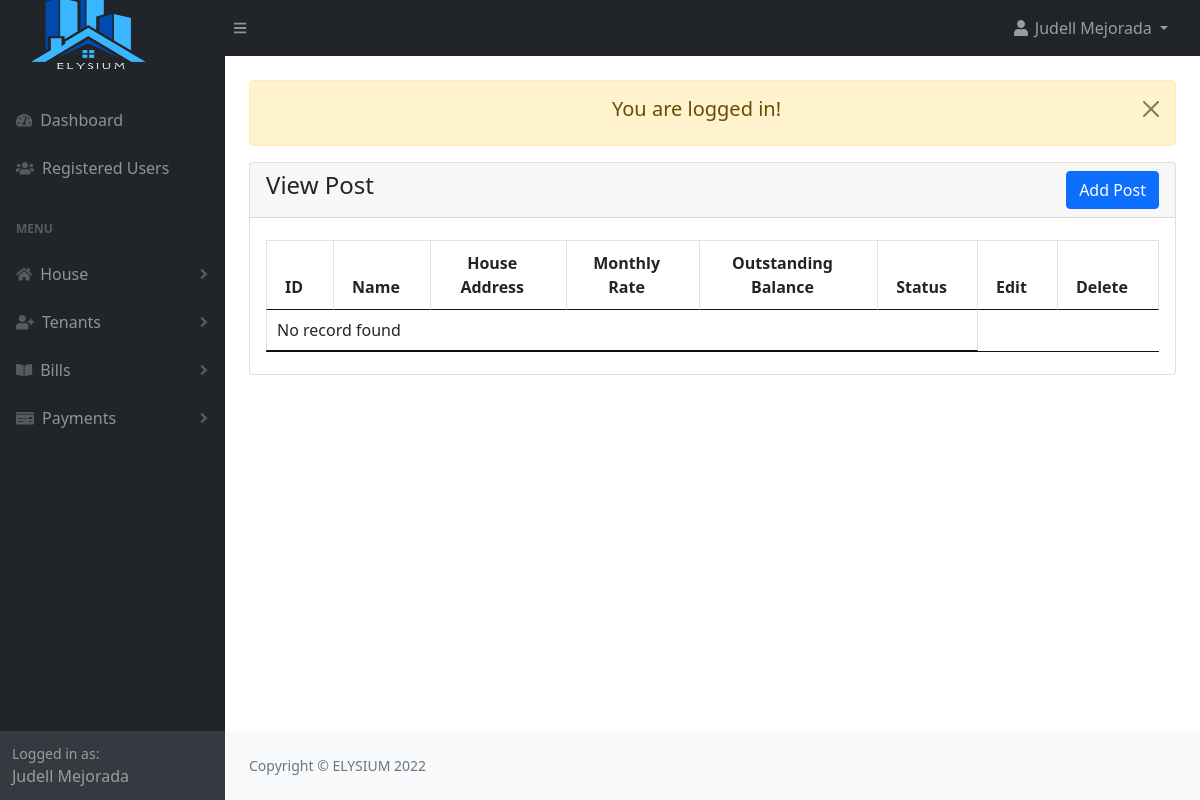
The app's page /admin/tenant.php (signed in), older data.
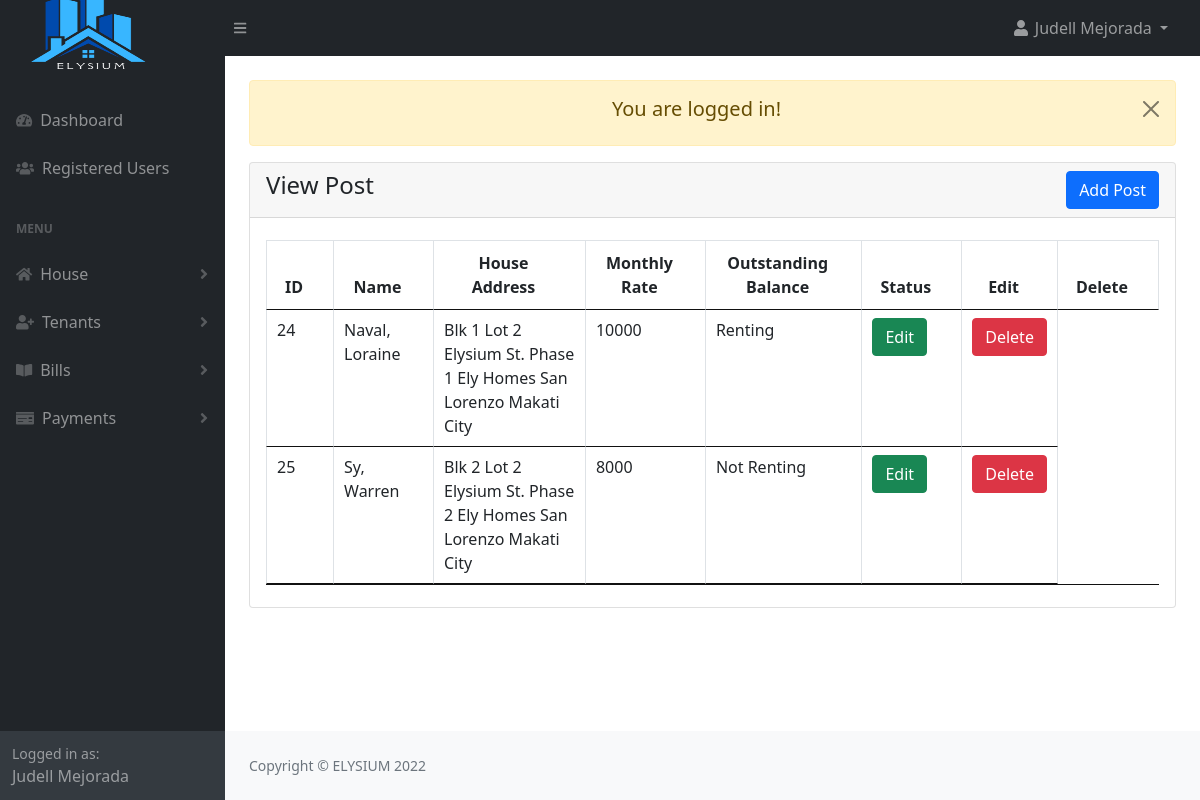
The same page, newer data.
### tables this page shows
CREATE TABLE `tenant` (
  `tenant_id` int(199) NOT NULL,
  `users_id` int(199) NOT NULL,
  `house_id` int(200) NOT NULL,
  `tenant_status` tinyint(1) NOT NULL DEFAULT 0 COMMENT '0-inactive, 1-active, 2-deleted',
  `date_in` timestamp NOT NULL DEFAULT current_timestamp()
);

CREATE TABLE `house` (
  `house_id` int(11) NOT NULL,
  `house_address` varchar(199) NOT NULL,
  `house_price` int(20) NOT NULL,
  `house_desc` text DEFAULT NULL,
  `house_status` tinyint(1) NOT NULL DEFAULT 0 COMMENT '0-invisible, 1-visible, 2-delete',
  `added_date` timestamp NOT NULL DEFAULT current_timestamp()
);

### admin/tenant.php (the view)
<?php
include("authentication.php");
include("includes/header.php");
?>
<div class="container-fluid px-4">
    <div class="row mt-4">
        <div class="col-md-12">
			<?php include('message.php'); ?>
            <div class="card">
                <div class="card-header">
                    <h4>View Post
                        <a href="tenant_add.php" class="btn btn-primary float-end">Add Post</a>
                    </h4>
                </div>
                <div class="card-body">
                <div class="table-responsive">
                    <table id="myDataTable" class="table table-bordered table-stripe">
                        <thead>
                            <th class="text-center">ID</th>
                            <th class="text-center">Name</th>
                            <th class="text-center">House Address</th>
                            <th class="text-center">Monthly Rate</th>
                            <th class="text-center">Outstanding Balance</th>
                            <th class="text-center">Status</th>
                            <th class="text-center">Edit</th>
                            <th class="text-center">Delete</th>
                        </thead>
                        <?php
                            $tenant = "SELECT t.*,concat(u.lname,', ',u.fname) AS name, h.house_price, h.house_address
                                        FROM tenant t
                                        INNER JOIN house h ON h.house_id = t.house_id
                                        INNER JOIN users u ON u.id = t.users_id";
                            $tenant_run = mysqli_query($con, $tenant);
                            if(mysqli_num_rows($tenant_run) > 0)
                            {
                                foreach($tenant_run as $tenant)
                                {
                                    ?>
                                    <tbody>
                                        <tr>
                                            <td><?=$tenant['tenant_id']?></td>
                                            <td><?=$tenant['name']?></td>
                                            <td><?=$tenant['house_address']?></td>
                                            <td><?=$tenant['house_price']?></td>
                                            <td>
                                                <?=$tenant['tenant_status'] == '1' ? 'Renting':'Not Renting'?>
                                            </td>
                                            <td>
                                                <a href="tenant_edit.php?id=<?=$tenant['tenant_id']?>" class="btn btn-success">Edit</a>
                                            </td>
                                            <td>
                                                <form action="code.php" method="POST">
                                                    <button type="submit" class="btn btn-danger" value="<?=$tenant['tenant_id']?>" name="tenant_delete">Delete</button>
                                                </form>
                                            </td>
                                        </tr>
                                    <?php
                                }
                            }
                            else
                            {
                                ?>
                                <tr>
                                    <td colspan="6">No record found</td>
                                </tr>
                                <?php
                            }
                        ?>
                        </tbody>
                    </table>
                </div>
                </div>
            </div>
        </div>
    </div>
</div>
<?php
include("includes/footer.php");
include("includes/scripts.php");
?>

Row changes from the older to the newer data that the page shows:
added tenant: tenant_id "24", name "Naval, Loraine", house.house_address "Blk 1 Lot 2 Elysium St. Phase 1 Ely Homes San Lorenzo Makati City", house.house_price "10000", tenant_status "Renting"
added tenant: tenant_id "25", name "Sy, Warren", house.house_address "Blk 2 Lot 2 Elysium St. Phase 2 Ely Homes San Lorenzo Makati City", house.house_price "8000", tenant_status "Not Renting"
Text that changed along with them:
text no longer shown: "No record found"
